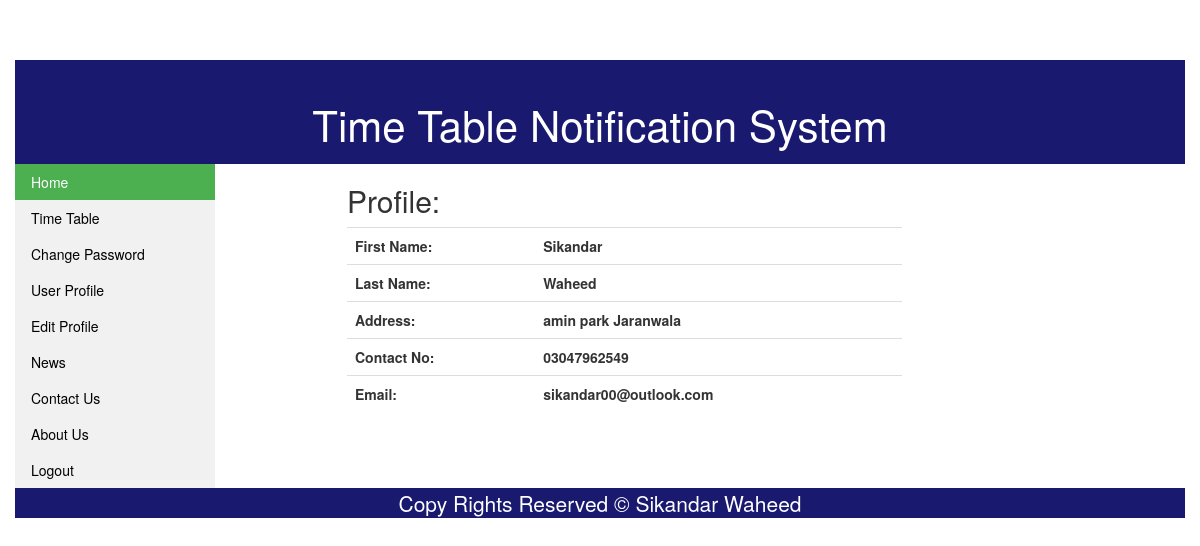
Page /userProfile.php (signed in) on the earlier database version.
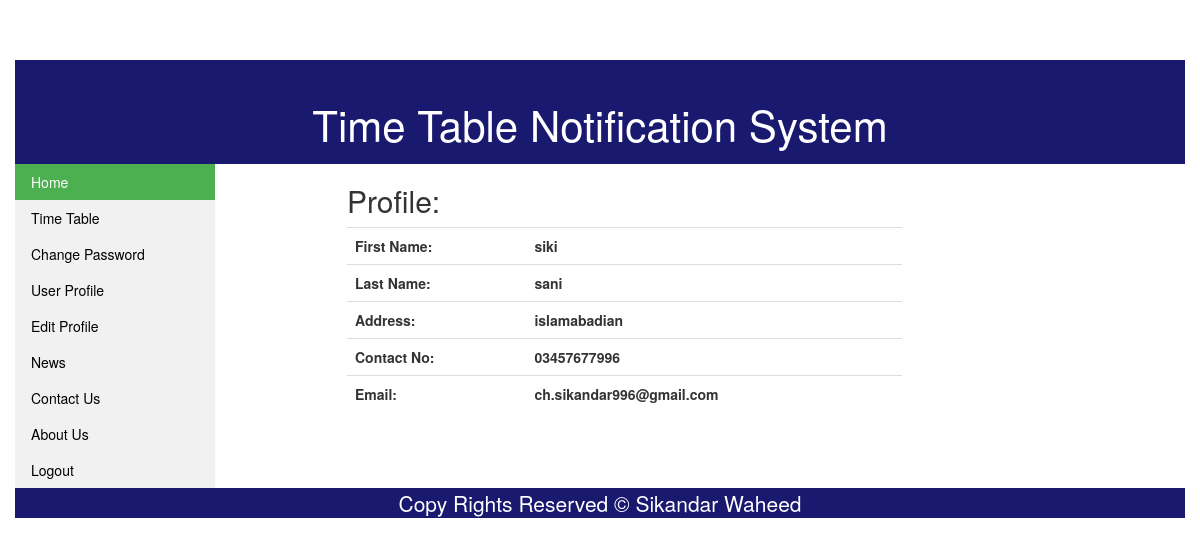
Same page on the later database version.
### tables this page shows
CREATE TABLE `profile` (
  `Profile_Id` int(11) NOT NULL,
  `Fname` varchar(20) NOT NULL,
  `Lname` varchar(20) NOT NULL,
  `Address` varchar(40) NOT NULL,
  `ContactNo` varchar(11) NOT NULL,
  `Email` varchar(25) NOT NULL,
  `User_Id` int(11) NOT NULL
);

### PhpScripts/profileFetch.php (the view, shortened to what this page needs)
<?php
include('connection.php');
$user = $_SESSION['login_user'];
$query = mysqli_query($conn,"SELECT User_Id FROM users WHERE Username = '$user'");
$id = mysqli_fetch_assoc($query);
$uId= $id['User_Id'];
$queryy = mysqli_query($conn,"SELECT * FROM profile WHERE User_Id = '$uId'");
$row = mysqli_fetch_assoc($queryy);
if(is_array($row) && isset($row['User_Id']))
{
	$str="<tr><th>First Name:</th><th>".$row['Fname']."</th></tr>";
	$str.="<tr><th>Last Name:</th><th>".$row['Lname']."</th></tr>";
	$str.="<tr><th>Address:</th><th>".$row['Address']."</th></tr>";
	$str.="<tr><th>Contact No:</th><th>".$row['ContactNo']."</th></tr>";
	$str.="<tr><th>Email:</th><th>".$row['Email']."</th></tr>";
}
else
{
	$str="<tr><th>First Name:</th><th></th></tr>";
	$str.="<tr><th>Last Name:</th><th></th></tr>";
	$str.="<tr><th>Address:</th><th></th></tr>";
	$str.="<tr><th>Contact No:</th><th></th></tr>";
	$str.="<tr><th>Email:</th><th></th></tr>";
}
?>

### userProfile.php (shortened to what this page needs)
<?php
include ('PhpScripts/profileFetch.php');
?>
<!doctype html>
<html>
<head>
<link href="CSS/bootstrap.min.css" rel="stylesheet">
<link href="CSS/homestyle.css" rel="stylesheet" type="text/css">
</head>
<body>
<div class="container col-md-12">
	<div class="header col-md-12">
    	<p id="webtitle">Time Table Notification System</p>
    </div>
    <div class="content">
    	<?php
		if($_SESSION['login_type']==3)
	{
    	echo '<ul class="menu col-md-3">
			 <li><a class="active" href="welcome.php">Home</a></li>
			  <li><a href="timeTable.php">Time Table</a></li>
			  <li><a href="changePassword.php">Change Password</a></li>
			  <li><a href="userProfile.php">User Profile</a></li>
			  <li><a href="editProfile.php">Edit Profile</a></li>
			  <li><a href="#news">News</a></li>
			  <li><a href="contactUs.php">Contact Us</a></li>
			  <li><a href="aboutUs.php">About Us</a></li>
			  <li><a href="PhpScripts/logout.php">Logout</a></li>
		</ul>';
	}
	?>
		<div class = "profileTable col-md-6">
		<h2>Profile:</h2>
		<table class="table table-hover">
		<?php echo $str; ?>
		</table>
		</div>
    </div>
    <div class="footer col-md-12">
   	 <p id="foot">Copy Rights Reserved &copy; Sikandar Waheed</p>
    </div>
</div>
</body>
</html>

### CSS/homestyle.css (style rules this page uses)
.container { background-color: white; margin-top:5%; }
.header { background-color:#191970; }
.footer { background-color:#191970; }
#webtitle { color: white; text-align: center; font-size: 300%; padding-top: 3%; }
#foot { color:white; text-align:center; font-size:150%; margin-bottom:0px; }
ul.menu { list-style-type: none; margin: 0; padding: 0; width: 200px; background-color: #f1f1f1; }
li a { display: block; color: #000; padding: 8px 16px; text-decoration: none; }
li a.active { background-color: #4CAF50; color: white; }

### userProfile.php (style rules this page uses)
.profileTable { margin-bottom:3%; margin-left:10%; }

Differences in the rows shown:
changed profile: Fname "Sikandar" → "siki"; Lname "Waheed" → "sani"; Address "amin park Jaranwala" → "islamabadian"; ContactNo "03047962549" → "03457677996"; Email "sikandar00@outlook.com" → "ch.sikandar996@gmail.com"
